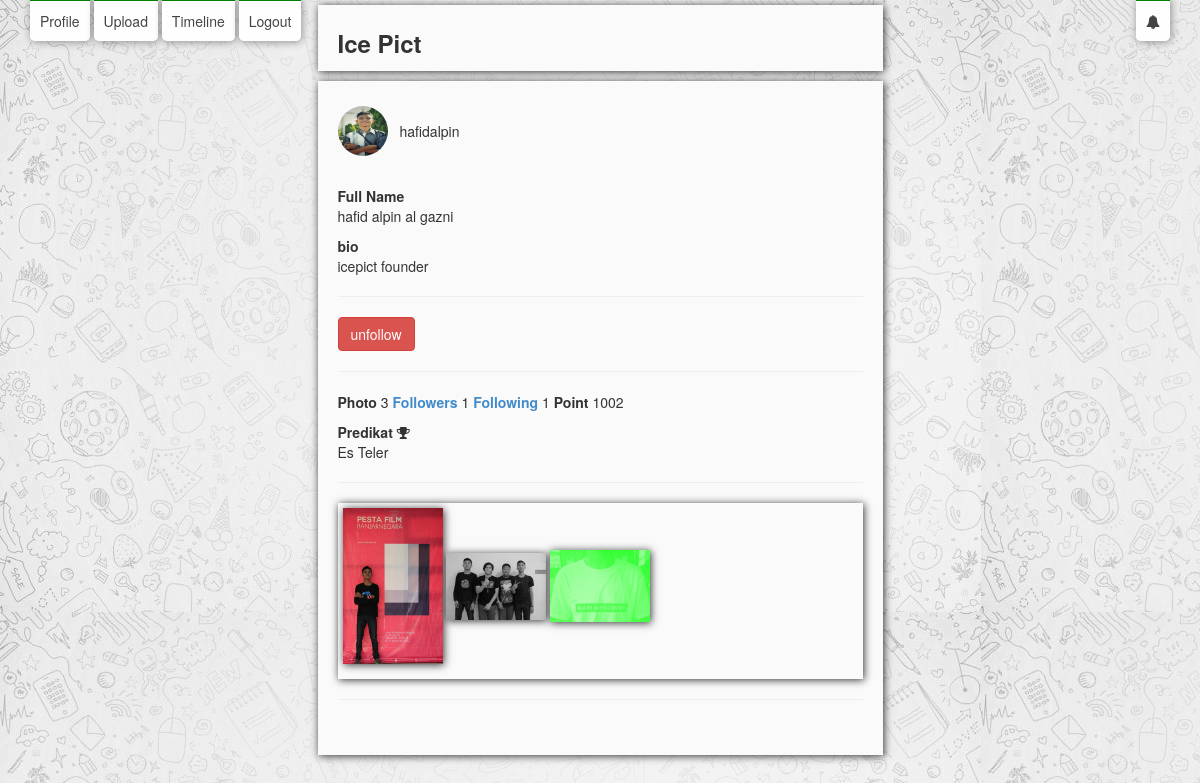
Screenshot of /hafidalpin (signed in) with the database file from the repository.
### tables this page shows
CREATE TABLE IF NOT EXISTS `user` (
  `id_user` int(50) NOT NULL AUTO_INCREMENT,
  `email` varchar(50) NOT NULL,
  `email_status` varchar(10) NOT NULL DEFAULT 'unverified',
  `password` varchar(50) NOT NULL,
  `username` varchar(32) NOT NULL,
  `fullname` varchar(50) NOT NULL,
  `bio` text NOT NULL,
  `profilpic` varchar(50) NOT NULL DEFAULT 'default.jpg',
  `reg_date` datetime NOT NULL,
  `ver_code` varchar(40) DEFAULT NULL,
  `forgot_key` varchar(40) DEFAULT NULL,
  `setting` varchar(1000) NOT NULL DEFAULT '{"private_account":true, "premium_account":false, "official_account":false}',
  `status` varchar(10) NOT NULL,
  `point` int(8) NOT NULL DEFAULT '0',
  PRIMARY KEY (`id_user`)
);

CREATE TABLE IF NOT EXISTS `point` (
  `id_point` int(50) NOT NULL AUTO_INCREMENT,
  `predikat` varchar(50) NOT NULL,
  `dari` varchar(32) NOT NULL,
  `ke` varchar(32) NOT NULL,
  PRIMARY KEY (`id_point`)
);

CREATE TABLE IF NOT EXISTS `photo` (
  `id_photo` int(50) NOT NULL AUTO_INCREMENT,
  `url` varchar(100) NOT NULL,
  `tanggal` date NOT NULL,
  `id_user` int(50) NOT NULL,
  `caption` text,
  `filter` varchar(50) NOT NULL DEFAULT 'c',
  PRIMARY KEY (`id_photo`)
);

### engine/boe-function.php (called while the page is built, shortened)
<?php
function sql($str){
	$rms = array("'","`","=",'"',"@","<",">","*");
	$str = str_replace($rms, '', $str);
	$str = stripcslashes($str);
	$str = htmlspecialchars($str);
	return $str;
}
?>

### profile_user.php (the view, shortened to what this page needs)
<?php require_once('Connections/konek.php'); ?>
<?php require_once('engine/boe-function.php'); ?>
<?php
if (!function_exists("GetSQLValueString")) {
function GetSQLValueString($theValue, $theType, $theDefinedValue = "", $theNotDefinedValue = "")
{
  $theValue = function_exists("mysql_real_escape_string") ? mysql_real_escape_string($theValue) : mysql_escape_string($theValue);
  switch ($theType) {
    case "text":
      $theValue = ($theValue != "") ? "'" . $theValue . "'" : "NULL";
      break;
  }
  return $theValue;
}
}
if(isset($_GET['id'])){
	$colname_user = "-1";
	if (isset($_GET['id'])) {
	  $colname_user = sql($_GET['id']);
	}
	mysql_select_db($database_konek, $konek);
	$query_user = sprintf("SELECT * FROM `user` WHERE id_user = %s", GetSQLValueString($colname_user, "int"));
	$user = mysql_query($query_user, $konek) or die(mysql_error());
	$row_user = mysql_fetch_assoc($user);
	$totalRows_user = mysql_num_rows($user);
}else{
	$colname_user = "-1";
	if (isset($_GET['username'])) {
	  $colname_user = sql($_GET['username']);
	}
	$query_user = sprintf("SELECT * FROM `user` WHERE username = %s", GetSQLValueString($colname_user, "text"));
	$user = mysql_query($query_user, $konek) or die(mysql_error());
	$row_user = mysql_fetch_assoc($user);
}
?>
<!DOCTYPE html PUBLIC "-//W3C//DTD XHTML 1.0 Transitional//EN" "http://www.w3.org/TR/xhtml1/DTD/xhtml1-transitional.dtd">
<html xmlns="http://www.w3.org/1999/xhtml">
<head>
<link rel="stylesheet" href="assets/css/bootstrap.min.css">
	<link rel="stylesheet" href="assets/css/style.css">
    <link rel="stylesheet" href="assets/css/font-awesome.css">
</head>
<body>
	<div class="nav nav-bars">
		<ul class="pull-right">
			<li><a href="profile.php">Profile</a></li>
			<li><a href="upload.php">Upload</a></li>
			<li><a href="timeline.php">Timeline</a></li>
			<li><a href="logout.php">Logout</a></li>
		</ul>
	</div>
     <div class="nav nav1">
            <ul class="pull-right">
            <li><a href="notifikasi.php"> <i class="fa fa-bell"></i></a></li>
		</ul>
</div>
     <div class="main-content">
		<div class="row">
			<div class="col-md-6 col-md-offset-3">
				<div class="row bg-dark photo padding">
					<div class="col-md-12">
						<h3><strong>Ice Pict</strong></h3>
					</div>
				</div>
        <div class="row bg-dark photo padding">
					<div class="col-md-12">
					<br/>
<p><img src="content/profilpic/<?php echo $row_user['profilpic']; ?>"class="img-circle pull-left" style="width: 50px; height: 50px; margin-right:12px" /></p>
<p style="line-height:30px"> <?php echo $row_user['username']; ?></p>
<p>&nbsp;</p>
<p><strong>Full Name</strong> <br/><?php echo $row_user['fullname']; ?></p>
<p><strong>bio</strong><br/>
<?php echo $row_user['bio']; ?></p><hr />
<?php
$q = mysql_query("SELECT * FROM user WHERE username = '".$_SESSION['MM_Username']."';");
$user_saya = mysql_fetch_array($q);
$user_saya_id = $user_saya['id_user'];
$qq = mysql_query("SELECT * FROM relationship WHERE id_user_awal = $user_saya_id AND id_user_akhir = ".$row_user['id_user']);
if(mysql_num_rows($qq) > 0){
?>
<a href="unfollow.php?id=<?php echo $row_user['id_user']; ?>"><p class="btn btn-danger">unfollow</p></a><?php }else{ ?>
<a href="follow.php?id=<?php echo $row_user['id_user']; ?>"><p class="btn btn-primary">follow</p></a>
<?php } ?>
<?php
$qq= mysql_query("SELECT * FROM `photo` WHERE `id_user` = '".$row_user['id_user']."'")or die (mysql_error());
$banyak_foto = mysql_num_rows($qq);
$qq= mysql_query("SELECT * FROM `relationship` WHERE `id_user_awal` = '".$row_user['id_user']."'")or die (mysql_error());
$banyak_follow = mysql_num_rows($qq);
$qq= mysql_query("SELECT * FROM `relationship` WHERE `id_user_akhir` = '".$row_user['id_user']."'")or die (mysql_error());
$banyak_follower = mysql_num_rows($qq);
$qq = mysql_query("SELECT * FROM `point` WHERE `dari` <= ".$row_user['point']." && `ke` >= ".$row_user['point']." ")or die (mysql_error());
$nama_point = mysql_fetch_array($qq);
  ?><hr/>
<p> <strong>Photo</strong> <?php echo $banyak_foto?><strong> <a href="follower.php?id=<?php echo $row_user['id_user']; ?>">Followers</a></strong> <?php echo $banyak_follower?><a href="following.php?id=<?php echo $row_user['id_user']; ?>"> <strong>Following</strong></a> <?php echo $banyak_follow?> <strong>Point</strong> <?php echo $row_user['point']; ?></p>
<p><strong>Predikat</strong> <i class="fa fa-trophy"></i><br/>
 <?php echo $nama_point['predikat']; ?></p><hr/>
<p class="photo padding">
<?php
$qq = mysql_query("SELECT * FROM photo WHERE id_user = '".$row_user['id_user']."'")or die (mysql_error());
while($ff = mysql_fetch_array($qq)){
?>
<a href="preview_photo.php?id=<?php echo $ff['id_photo']?>">
<img src="content/photo/<?php echo $ff['url']; ?>" width="100px" class="photo"/></a>
<?php } ?>
</p><hr/>
<p>&nbsp;</p>
</body>
</html>
<!DOCTYPE html PUBLIC "-//W3C//DTD XHTML 1.0 Transitional//EN" "http://www.w3.org/TR/xhtml1/DTD/xhtml1-transitional.dtd">
<html xmlns="http://www.w3.org/1999/xhtml">
<head>
</head>
<body>
</body>
</html>

### assets/css/style.css (style rules this page uses)
body { background-image: url('../img/bg-download_W.jpg'); background-attachment: fixed; }
.bg-dark { background-color: #fafafa; }
.photo { box-shadow: 1px 1px 8px rgba(0,0,0,.8); margin-bottom: 10px; }
.row { padding: 5px; margin-right: 0px; margin-left: 0px; }
.nav { margin-left: -10px; margin-top: 11px; position: fixed; }
.nav1 { right:30px; margin-top: 11px; position: fixed; }
.nav li { display: inline; padding: 10px; background-color: #fefefe; border-radius: 0px 0px 5px 5px; border-top: 3px solid green; box-shadow: 1px 1px 8px rgba(0,0,0,.4); }
.nav li a { color: #444; }
.padding { padding: 5px; }

### rows the page displays
user: profilpic (picture), username "hafidalpin", fullname "hafid alpin al gazni", bio "icepict founder", point "1002"
point: predikat "Es Teler"
photo: url (picture)
photo: url (picture)
photo: url (picture)

### other values shown
$banyak_foto "3"
$banyak_follower "1"
$banyak_follow "1"
